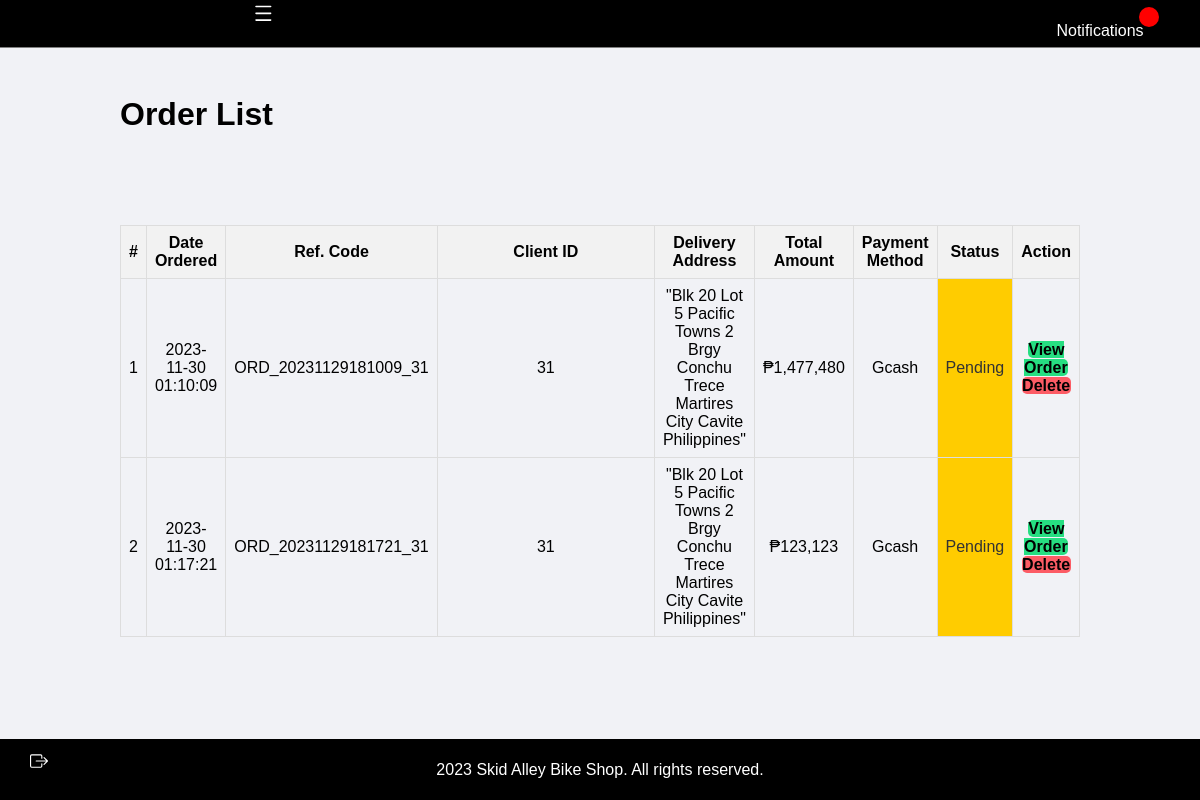
The page /admin/orders.php (signed in) on the database as committed earlier.
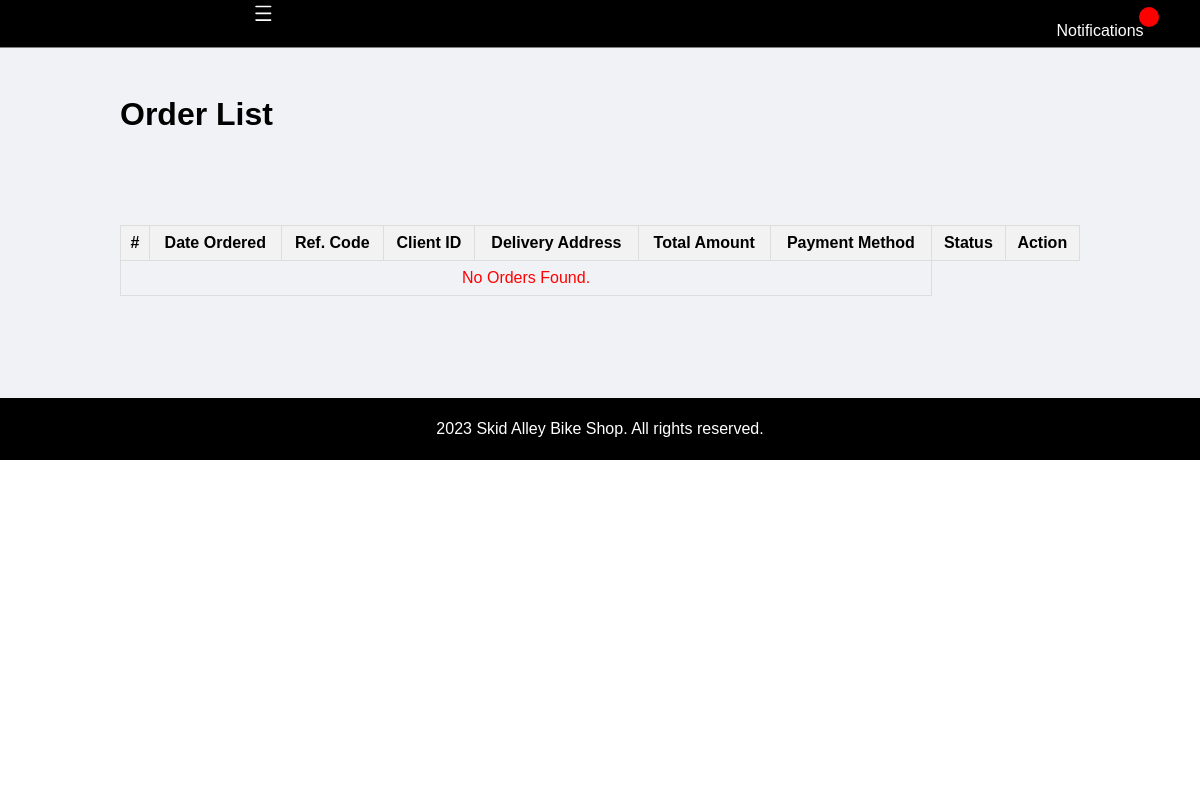
The same page on the database as committed later.
### tables this page shows
CREATE TABLE `order_list` (
  `id` int(10) NOT NULL,
  `ref_code` varchar(100) NOT NULL,
  `client_id` int(30) NOT NULL,
  `gcash_receipts_id` int(11) DEFAULT NULL,
  `total_amount` float NOT NULL DEFAULT 0,
  `delivery_address` text NOT NULL,
  `payment_method` varchar(250) NOT NULL,
  `message` varchar(255) NOT NULL,
  `status` tinyint(1) NOT NULL DEFAULT 0 COMMENT '0=pending,1 = packed, 2 = for delivery, 3 = on the way, 4 = delivered, 5=cancelled',
  `order_receive` tinyint(1) NOT NULL,
  `date_created` datetime NOT NULL DEFAULT current_timestamp(),
  `date_updated` datetime DEFAULT NULL ON UPDATE current_timestamp()
);

### admin/orders.php (the view, shortened to what this page needs)
<?php include('partials/menu.php'); ?>
<div class="main-content">
    <div class="wrapper">
        <h1>Order List</h1>
        <br/>
        <br/><br/><br/>
        <table class="tbl-full">
            <tr>
                <th>#</th>
                <th>Date Ordered</th>
                <th>Ref. Code</th>
                <th>Client ID</th>
                <th>Delivery Address</th>
                <th>Total Amount</th>
                <th>Payment Method</th>
                <th>Status</th>
                <th>Action</th>
            </tr>
            <?php
            $sql = "SELECT * FROM order_list";
            $res = mysqli_query($conn, $sql);
            if ($res == TRUE) {
                $count = mysqli_num_rows($res);
                $sn = 1;
                if ($count > 0) {
                    while ($rows = mysqli_fetch_assoc($res)) {
                        $id = $rows['id'];
                        $ref_code = $rows['ref_code'];
                        $client_id = $rows['client_id'];
                        $total_amount = $rows['total_amount'];
                        $deliveryAddress = $rows['delivery_address'];
                        $paymentMethod = $rows['payment_method'];
                        $status = $rows['status'];
                        $order_receive = $rows['order_receive'];
                        $date_ordered = $rows['date_created'];
                        $statusLabels = array(
                            0 => 'Pending',
                            1 => 'Packed',
                            2 => 'For Delivery',
                            3 => 'On the Way',
                            4 => 'Delivered',
                            5 => 'Cancelled'
                        );
                        if ($order_receive == 1) {
                            $statusLabel = 'Delivered (Received)';
                            $statusCellStyle = 'background-color: #00cc66; color: #fff;';
                        } else {
                            $statusLabel = isset($statusLabels[$status]) ? $statusLabels[$status] : 'Unknown';
                            $statusCellStyle = '';
                        }
                        ?>
                        <tr>
                            <td><?php echo $sn++; ?></td>
                            <td><?php echo $date_ordered; ?></td>
                            <td><?php echo $ref_code; ?></td>
                            <td><?php echo $client_id; ?></td>
                            <td><?php echo $deliveryAddress; ?></td>
                            <td>₱<?php echo number_format($total_amount); ?></td>
                            <td><?php echo $paymentMethod ?></td>
                            <td style="<?php echo $statusCellStyle; ?>" class="status-label <?php echo strtolower(str_replace(' ', '-', $statusLabel)); ?>"><?php echo $statusLabel; ?></td>
                            <td>
                                <a href="<?php echo SITEURL; ?>admin/update-orders.php?id=<?php echo $id; ?>" class="btn-secondary">View Order</a>
                                <a href="<?php echo SITEURL; ?>admin/delete-orders.php?id=<?php echo $id; ?>" class="btn-third">Delete</a>
                            </td>
                        </tr>
                        <?php
                    }
                } else {
                    echo "<td colspan='7'><div class='error'>No Orders Found.</div></td>";
                }
            }
            ?>
        </table>
    </div>
    <br><br><br>
</div>
<?php include('partials/footer.php'); ?>

### admin/partials/menu.php (shortened to what this page needs)
<html>
<head>
    <link rel="stylesheet" href="../admin/css/admin.css">
    <link href='https://unpkg.com/boxicons@2.1.4/css/boxicons.min.css' rel='stylesheet'>
    <link rel="stylesheet" href="https://cdnjs.cloudflare.com/ajax/libs/font-awesome/5.15.3/css/all.min.css">
</head>
<body>
    <div class="menu text-center">
        <div class="wrapper">
            <button id="sidebarCollapse">
            </button>
            <a href="notifications-admin.php" id="notificationLink" class="notifications">
                Notifications
                <span id="notificationCount" class="notification-count"></span>
            </a>
        </div>
    </div>
    <div class="sidebar" id="sidebar">
    <br>
    <div class="wrapper">
        <ul>
            <br>
            <div class="logout-button">
                <a href="logout.php">
                </a>
            </div>
        </ul>
    </div>
</div>
</body>
</html>

### admin/partials/footer.php
<div class = "footer">
            <div class = "wrapper">
                <p class = " text-center">2023 Skid Alley Bike Shop. All rights reserved. </p>
            </div>
        </div>
    </body>
</html>

### admin/css/admin.css (style rules this page uses)
* { margin: 0; padding: 0; font-family: Arial, Helvetica, sans-serif; }
.wrapper { padding: 1%; width: 80%; margin: 0 auto; }
.text-center { text-align: center; }
.tbl-full { width: 100%; border-collapse: collapse; margin-top: 20px; }
.tbl-full th, .tbl-full td { border: 1px solid #dddddd; padding: 8px; text-align: center; }
.tbl-full th { background-color: #f2f2f2; }
table tr th { border-bottom: 1px solid black; padding: 1%; text-align: left; }
table tr td { padding: 1%; }
.error { color: red; }
.menu { border-bottom: 1px solid grey; background-color: black; left: -250px; }
.text-center #sidebarCollapse { text-align: left; }
.main-content { background-color: #f1f2f6; padding: 3% 0 ; }
.footer { color: white; background-color: black; padding: 10px; / }
.sidebar { width: 250px; height: 100%; position: fixed; top: 0; left: -250px; background-color: #111; transition: left 0.3s ease; overflow-y: auto; font-family: Arial, sans-serif; color: white; }
.sidebar ul { list-style: none; padding: 0; }
.sidebar a { text-decoration: none; display: block; padding: 10px; transition: background-color 0.3s ease, color 0.3s ease; color: white; }
.logout-button { position: fixed; bottom: 20px; left: 20px; }
#sidebarCollapse { top: 0px; left: 260px; z-index: 999; cursor: pointer; background: transparent; border: none; color: white; left: 250px; position: absolute; }
.btn-primary, .btn-secondary, .btn-third { padding: 8px 15px; text-decoration: none; border-radius: 5px; font-weight: bold; }
.btn-secondary { background-color: #26de81; padding: 1%; color: black; text-decoration: none; font-weight: bold; }
.btn-third { background-color: #fc5c65; padding: 1%; color: black; text-decoration: none; font-weight: bold; }
.tbl-full td:nth-child(4) { width: 400px; }
.status-label.pending { background-color: #ffcc00; color: #333; }

### admin/partials/menu.php (style rules this page uses)
#notificationLink { position: relative; display: inline-block; margin-right: -1000px; margin-bottom: -5px; margin-top: 10px; color: #fff; text-decoration: none; }
.notification-count { position: absolute; top: -15px; right: -15px; background-color: red; color: white; border-radius: 50%; width: 20px; height: 20px; text-align: center; line-height: 20px; font-size: 14px; }

Rows that differ between the two databases and show on the page:
removed order_list: date_created "2023-11-30 01:10:09", ref_code "ORD_20231129181009_31", client "31", delivery_address "\"Blk 20 Lot 5 Pacific Towns 2 Brgy Conchu Trece Martires City Cavite Philippines\"", total_amount "1,477,480", payment_method "Gcash", status "Pending"
removed order_list: date_created "2023-11-30 01:17:21", ref_code "ORD_20231129181721_31", client "31", delivery_address "\"Blk 20 Lot 5 Pacific Towns 2 Brgy Conchu Trece Martires City Cavite Philippines\"", total_amount "123,123", payment_method "Gcash", status "Pending"
Other text that changed with them:
text now shown: "No Orders Found."
